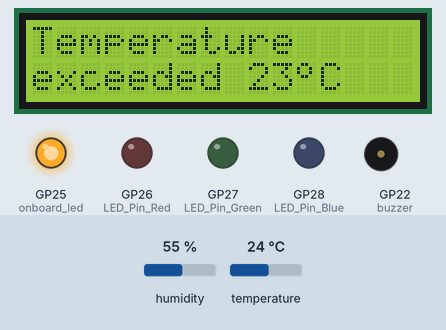
The program below on a simulated Raspberry Pi Pico running MicroPython. Parts: 16×2 character LCD, output pins drawn as LEDs (lit = HIGH), buzzer (waves = sounding, pin HIGH). The test bench sets the inputs (shaded band); at power-on: humidity 55 %, temperature 24 °C. WiFi joins after 1.5 s; no MQTT or app messages arrive unless stated; web requests get an empty 200 reply after 0.4 s; the clock reads 2024-03-15 10:24:30 at power-on unless the program sets it; library files of the repository ran but are not shown: pico_i2c_lcd.py, secrets.py; what the program prints to the serial console is not drawn.

Above: at 6.7 s.
At 34.9 s:
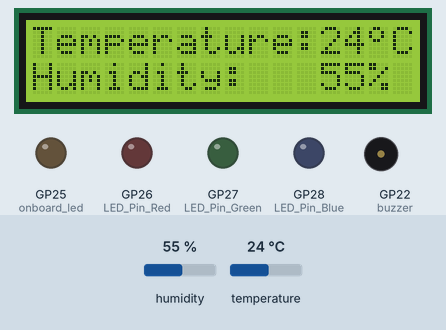
Timing chart, 0 to 36.4 s (numbered marks = the images above):
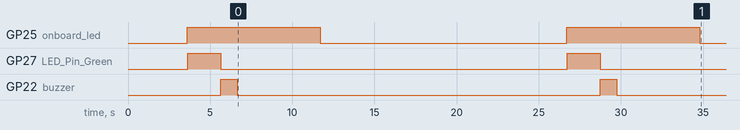

Measured:
- by itself, GP25 (onboard_led): alternates HIGH for 8.1 s and LOW for 15.0 s
- by itself, GP27 (LED_Pin_Green): alternates HIGH for 2.0 s and LOW for 21.1 s
- by itself, GP22 (buzzer): alternates HIGH for 1.0 s and LOW for 22.1 s
- what the display in image 0 shows lasts 5.0 s, from 6.7 s to 11.7 s

The program:

main.py
```python
import time                   # Allows use of time.sleep() for delays
import ubinascii              # Conversions between binary data and various encodings
import machine                # Interfaces with hardware components
import dht
from mqtt import MQTTClient   # For use of MQTT protocol to talk to Adafruit IO
from machine import I2C, Pin
from pico_i2c_lcd import I2cLcd
from secrets import credentials  # Importing the credentials for Adafruit IO

# BEGIN SETTINGS
publish_interval = 40
last_publish = time.time()
# led pin initialization for Raspberry Pi Pico W
onboard_led = Pin("LED", Pin.OUT)
tempSensor = dht.DHT11(machine.Pin(21))  # DHT11 Constructor

buzzer = Pin(22, Pin.OUT)

LED_Pin_Red = Pin(26, Pin.OUT)
LED_Pin_Green = Pin(27, Pin.OUT)
LED_Pin_Blue = Pin(28, Pin.OUT)


# LCD setup
i2c = I2C(0, sda=Pin(8), scl=Pin(9), freq=400000)
I2C_ADDR = i2c.scan()[0]
lcd = I2cLcd(i2c, I2C_ADDR, 2, 16)
celsiusSymbol = bytearray([0x0C, 0x12, 0x12, 0x0C, 0x00, 0x00, 0x00, 0x00])
lcd.custom_char(0, celsiusSymbol)


# Adafruit IO (AIO) configuration
AIO_SERVER = "io.adafruit.com"
AIO_PORT = 1883
AIO_USER = credentials["AIO_USERNAME"]
AIO_KEY = credentials["AIO_KEY"]
AIO_CLIENT_ID = ubinascii.hexlify(machine.unique_id())  # Can be anything
AIO_humidity_FEED = "nikolaosmoskoglou/feeds/humidity"
AIO_temperature_FEED = "nikolaosmoskoglou/feeds/temperature"


# Use the MQTT protocol to connect to Adafruit IO
client = MQTTClient(AIO_CLIENT_ID, AIO_SERVER, AIO_PORT, AIO_USER, AIO_KEY)
client.connect()

while True:
    try:
        if ((time.time() - last_publish) < publish_interval):
            lcd.clear()
            onboard_led.value(1)
            tempSensor.measure()
            temperature_value, humidity_value = tempSensor.temperature(), tempSensor.humidity()
            if temperature_value > 23:
                LED_Pin_Red.value(0)
                LED_Pin_Green.value(1)
                LED_Pin_Blue.value(0)
                time.sleep(2)
                LED_Pin_Red.value(0)
                LED_Pin_Green.value(0)
                LED_Pin_Blue.value(0)
                buzzer.value(1)
                time.sleep(1)
                buzzer.value(0)
                lcd.putstr("Temperature")
                lcd.move_to(0, 1)
                lcd.putstr("exceeded 23" + chr(0) + "C")
                time.sleep(5)
                lcd.clear()
            lcd.putstr(f"Temperature:{temperature_value}{chr(0)}C")
            lcd.putstr(f"Humidity:   {humidity_value}%")
            print(
                f"Publishing: {temperature_value} to {AIO_temperature_FEED}... ", end='')
            client.publish(topic=AIO_temperature_FEED,
                           msg=str(temperature_value))
            print("Done")
            print(
                f"Publishing: {humidity_value} to {AIO_humidity_FEED}... ", end='')
            client.publish(topic=AIO_humidity_FEED,
                           msg=str(humidity_value))
            print("Done")
    except Exception as e:
        print("Error occured: " + str(e))
    finally:
        onboard_led.value(0)
        last_publish = time.time()
        time.sleep(15)
```

boot.py
```python
def do_connect():
    import network
    from time import sleep
    from secrets import secrets
    import machine

    wlan = network.WLAN(network.STA_IF)         # Put modem on Station mode

    if not wlan.isconnected():                  # Check if already connected
        print('connecting to network...')
        wlan.active(True)                       # Activate network interface
        # set power mode to get WiFi power-saving off (if needed)
        wlan.config(pm=0xa11140)
        # Your WiFi Credential
        wlan.connect(secrets["ssid"], secrets["password"])
        print('Waiting for connection...', end='')
        # Check if it is connected otherwise wait
        while not wlan.isconnected() and wlan.status() >= 0:
            print('.', end='')
            sleep(1)
    # Print the IP assigned by router
    ip = wlan.ifconfig()[0]
    print('\nConnected on {}'.format(ip))
    return ip


def http_get(url='http://detectportal.firefox.com/'):
    import socket                           # Used by HTML get request
    import time                             # Used for delay
    _, _, host, path = url.split('/', 3)    # Separate URL request
    addr = socket.getaddrinfo(host, 80)[0][-1]  # Get IP address of host
    s = socket.socket()                     # Initialise the socket
    s.connect(addr)                         # Try connecting to host address
    # Send HTTP request to the host with specific path
    s.send(bytes('GET /%s HTTP/1.0\r\nHost: %s\r\n\r\n' % (path, host), 'utf8'))
    time.sleep(1)                           # Sleep for a second
    rec_bytes = s.recv(10000)               # Receve response
    print(rec_bytes)                        # Print the response
    s.close()                               # Close connection


# WiFi Connection
try:
    ip = do_connect()
except KeyboardInterrupt:
    print("Keyboard interrupt")

# HTTP request
try:
    http_get()
except Exception as err:
    print("Exception", err)
```
